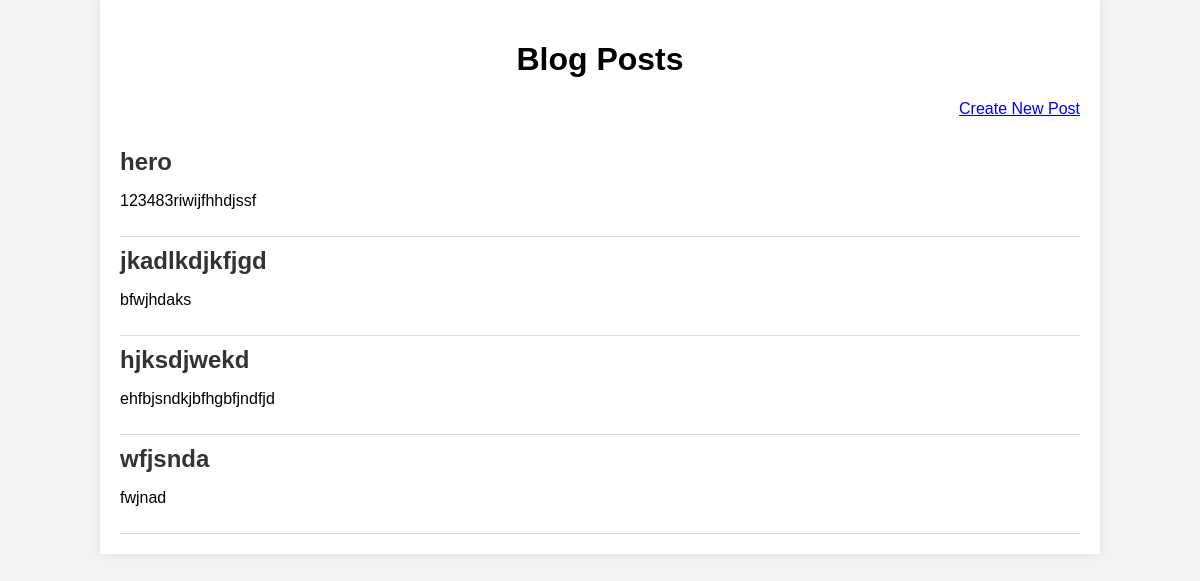
/blog/, run on an earlier commit of the app's database.
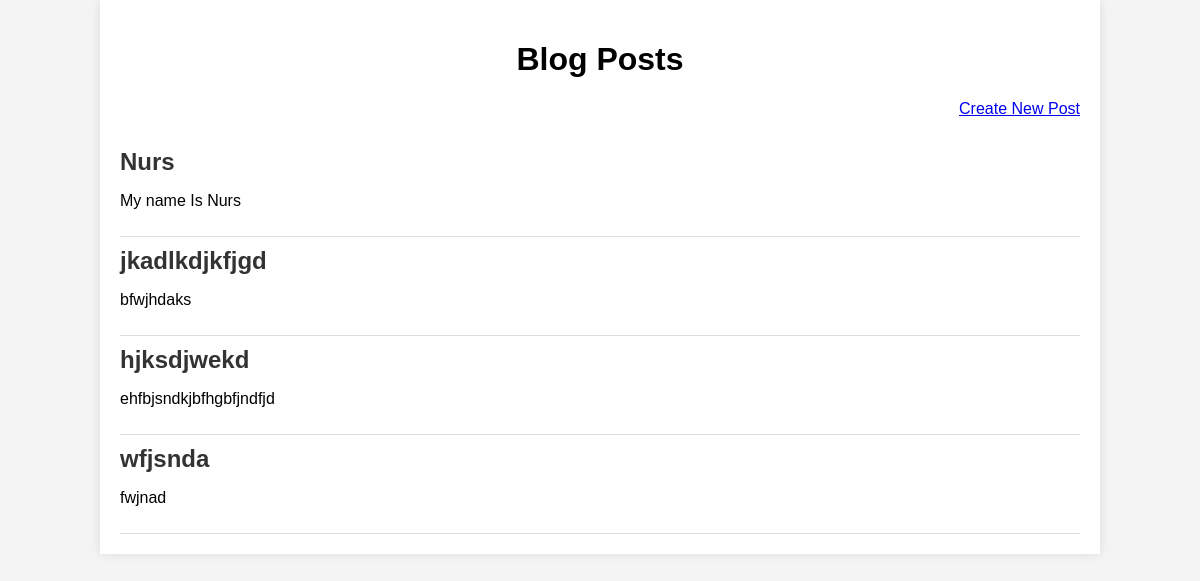
And on a later commit of the database.
### blog/models.py (models this page shows, shortened)
class Post(models.Model):
    title = models.CharField(max_length=100)
    content = models.TextField()
    created_at = models.DateTimeField(auto_now_add=True)
    author = models.ForeignKey(User, on_delete=models.CASCADE)

### blog/views.py (the view)
# urls.py: path('', views.PostList.as_view(), name='post_list'),  # Updated to use PostList class
class PostList(APIView):
    def get(self, request):
        posts = Post.objects.all()
        return render(request, 'blog/post_list.html', {'posts': posts})

### blog/templates/blog/post_list.html (shortened to what this page needs)
<!DOCTYPE html>
<html lang="en">
<head>
</head>
<body>
    <div class="container">
        <h1>Blog Posts</h1>
        <div class="create-post">
            <a href="{% url 'post_create' %}">Create New Post</a>
        </div>
        {% for post in posts %}
            <div class="post">
                <h2><a href="{% url 'post_detail' post.id %}">{{ post.title }}</a></h2>
                <p>{{ post.content|truncatewords:30 }}</p>
            </div>
        {% empty %}
            <p>No posts available.</p>
        {% endfor %}
    </div>
</body>
</html>

### blog/templates/blog/post_list.html (style rules this page uses)
body { font-family: Arial, sans-serif; margin: 0; padding: 0; background-color: #f4f4f4; }
.container { width: 80%; margin: auto; overflow: hidden; padding: 20px; background: white; box-shadow: 0 0 10px rgba(0, 0, 0, 0.1); }
h1 { text-align: center; }
.post { border-bottom: 1px solid #ddd; padding: 10px 0; }
.post h2 { margin: 0; }
.post a { text-decoration: none; color: #333; }
.create-post { text-align: right; margin: 20px 0; }

What changed in the data, as far as the page shows it:
changed Post: title "hero" → "Nurs"; content "123483riwijfhhdjssf" → "My name Is Nurs"
